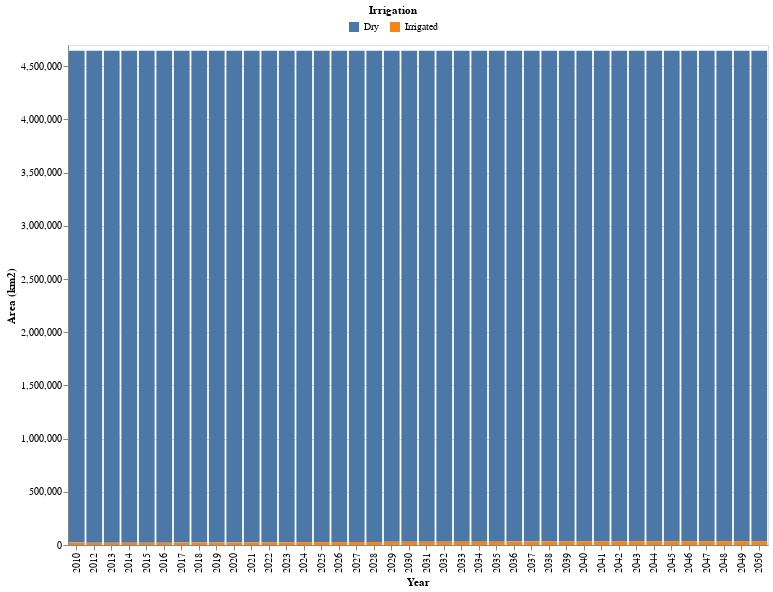

Source (notebook cell):
### Code cell
# HIDE CODE
lm_area = get_AREA_lm(crosstab_lm)
plot_area_lm(lm_area)

### Figure 1 — Vega-Lite specification as saved in the notebook (floating-point values rounded to 4 significant figures)
{"config": {"view": {"continuousWidth": 300, "continuousHeight": 300}}, "data": {"name": "data-92c44917439bd4ed1a5a7e1027432f77"}, "mark": {"type": "bar"}, "encoding": {"color": {"field": "Irrigation", "legend": {"direction": "horizontal", "legendX": 280, "legendY": -40, "orient": "none", "title": "Irrigation", "titleAnchor": "middle"}, "title": "Irrigation", "type": "nominal"}, "tooltip": [{"field": "Year", "type": "quantitative"}, {"field": "Irrigation", "type": "nominal"}, {"field": "Area (km2)", "type": "quantitative"}], "x": {"field": "Year", "title": "Year", "type": "ordinal"}, "y": {"field": "Area (km2)", "scale": {"domain": [0, 4700000]}, "title": "Area (km2)", "type": "quantitative"}}, "height": 500, "width": 700, "$schema": "https://vega.github.io/schema/vega-lite/v5.15.1.json", "datasets": {"data-92c44917439bd4ed1a5a7e1027432f77": [{"Year": 2010, "Irrigation": "Dry", "Area (km2)": 4624000.0}, {"Year": 2010, "Irrigation": "Irrigated", "Area (km2)": 22340.0}, {"Year": 2012, "Irrigation": "Dry", "Area (km2)": 4627000.0}, {"Year": 2012, "Irrigation": "Irrigated", "Area (km2)": 20220.0}, {"Year": 2013, "Irrigation": "Dry", "Area (km2)": 4626000.0}, {"Year": 2013, "Irrigation": "Irrigated", "Area (km2)": 20650.0}, {"Year": 2014, "Irrigation": "Dry", "Area (km2)": 4626000.0}, {"Year": 2014, "Irrigation": "Irrigated", "Area (km2)": 21090.0}, {"Year": 2015, "Irrigation": "Dry", "Area (km2)": 4625000.0}, {"Year": 2015, "Irrigation": "Irrigated", "Area (km2)": 21500.0}, {"Year": 2016, "Irrigation": "Dry", "Area (km2)": 4625000.0}, {"Year": 2016, "Irrigation": "Irrigated", "Area (km2)": 22060.0}, {"Year": 2017, "Irrigation": "Dry", "Area (km2)": 4624000.0}, {"Year": 2017, "Irrigation": "Irrigated", "Area (km2)": 22360.0}, {"Year": 2018, "Irrigation": "Dry", "Area (km2)": 4624000.0}, {"Year": 2018, "Irrigation": "Irrigated", "Area (km2)": 22470.0}, {"Year": 2019, "Irrigation": "Dry", "Area (km2)": 4624000.0}, {"Year": 2019, "Irrigation": "Irrigated", "Area (km2)": 22640.0}, {"Year": 2020, "Irrigation": "Dry", "Area (km2)": 4624000.0}, {"Year": 2020, "Irrigation": "Irrigated", "Area (km2)": 22790.0}, {"Year": 2021, "Irrigation": "Dry", "Area (km2)": 4623000.0}, {"Year": 2021, "Irrigation": "Irrigated", "Area (km2)": 23550.0}, {"Year": 2022, "Irrigation": "Dry", "Area (km2)": 4623000.0}, {"Year": 2022, "Irrigation": "Irrigated", "Area (km2)": 24250.0}, {"Year": 2023, "Irrigation": "Dry", "Area (km2)": 4621000.0}, {"Year": 2023, "Irrigation": "Irrigated", "Area (km2)": 25790.0}, {"Year": 2024, "Irrigation": "Dry", "Area (km2)": 4620000.0}, {"Year": 2024, "Irrigation": "Irrigated", "Area (km2)": 27200.0}, {"Year": 2025, "Irrigation": "Dry", "Area (km2)": 4619000.0}, {"Year": 2025, "Irrigation": "Irrigated", "Area (km2)": 27450.0}, {"Year": 2026, "Irrigation": "Dry", "Area (km2)": 4619000.0}, {"Year": 2026, "Irrigation": "Irrigated", "Area (km2)": 27680.0}, {"Year": 2027, "Irrigation": "Dry", "Area (km2)": 4618000.0}, {"Year": 2027, "Irrigation": "Irrigated", "Area (km2)": 28690.0}, {"Year": 2028, "Irrigation": "Dry", "Area (km2)": 4618000.0}, {"Year": 2028, "Irrigation": "Irrigated", "Area (km2)": 29240.0}, {"Year": 2029, "Irrigation": "Dry", "Area (km2)": 4617000.0}, {"Year": 2029, "Irrigation": "Irrigated", "Area (km2)": 29410.0}, {"Year": 2030, "Irrigation": "Dry", "Area (km2)": 4617000.0}, {"Year": 2030, "Irrigation": "Irrigated", "Area (km2)": 29630.0}, {"Year": 2031, "Irrigation": "Dry", "Area (km2)": 4617000.0}, {"Year": 2031, "Irrigation": "Irrigated", "Area (km2)": 30020.0}, {"Year": 2032, "Irrigation": "Dry", "Area (km2)": 4616000.0}, {"Year": 2032, "Irrigation": "Irrigated", "Area (km2)": 30420.0}, {"Year": 2033, "Irrigation": "Dry", "Area (km2)": 4616000.0}, {"Year": 2033, "Irrigation": "Irrigated", "Area (km2)": 30770.0}, {"Year": 2034, "Irrigation": "Dry", "Area (km2)": 4616000.0}, {"Year": 2034, "Irrigation": "Irrigated", "Area (km2)": 31230.0}, {"Year": 2035, "Irrigation": "Dry", "Area (km2)": 4615000.0}, {"Year": 2035, "Irrigation": "Irrigated", "Area (km2)": 31500.0}, {"Year": 2036, "Irrigation": "Dry", "Area (km2)": 4615000.0}, {"Year": 2036, "Irrigation": "Irrigated", "Area (km2)": 31830.0}, {"Year": 2037, "Irrigation": "Dry", "Area (km2)": 4615000.0}, {"Year": 2037, "Irrigation": "Irrigated", "Area (km2)": 31930.0}, {"Year": 2038, "Irrigation": "Dry", "Area (km2)": 4615000.0}, {"Year": 2038, "Irrigation": "Irrigated", "Area (km2)": 31980.0}, {"Year": 2039, "Irrigation": "Dry", "Area (km2)": 4614000.0}, {"Year": 2039, "Irrigation": "Irrigated", "Area (km2)": 32460.0}, {"Year": 2040, "Irrigation": "Dry", "Area (km2)": 4614000.0}, {"Year": 2040, "Irrigation": "Irrigated", "Area (km2)": 32730.0}, {"Year": 2041, "Irrigation": "Dry", "Area (km2)": 4614000.0}, {"Year": 2041, "Irrigation": "Irrigated", "Area (km2)": 33060.0}, {"Year": 2042, "Irrigation": "Dry", "Area (km2)": 4614000.0}, {"Year": 2042, "Irrigation": "Irrigated", "Area (km2)": 33260.0}, {"Year": 2043, "Irrigation": "Dry", "Area (km2)": 4613000.0}, {"Year": 2043, "Irrigation": "Irrigated", "Area (km2)": 33520.0}, {"Year": 2044, "Irrigation": "Dry", "Area (km2)": 4613000.0}, {"Year": 2044, "Irrigation": "Irrigated", "Area (km2)": 33860.0}, {"Year": 2045, "Irrigation": "Dry", "Area (km2)": 4613000.0}, {"Year": 2045, "Irrigation": "Irrigated", "Area (km2)": 33930.0}, {"Year": 2046, "Irrigation": "Dry", "Area (km2)": 4613000.0}, {"Year": 2046, "Irrigation": "Irrigated", "Area (km2)": 34010.0}, {"Year": 2047, "Irrigation": "Dry", "Area (km2)": 4613000.0}, {"Year": 2047, "Irrigation": "Irrigated", "Area (km2)": 33980.0}, {"Year": 2048, "Irrigation": "Dry", "Area (km2)": 4613000.0}, {"Year": 2048, "Irrigation": "Irrigated", "Area (km2)": 34030.0}, {"Year": 2049, "Irrigation": "Dry", "Area (km2)": 4613000.0}, {"Year": 2049, "Irrigation": "Irrigated", "Area (km2)": 34000.0}, {"Year": 2050, "Irrigation": "Dry", "Area (km2)": 4613000.0}, {"Year": 2050, "Irrigation": "Irrigated", "Area (km2)": 34050.0}]}}
